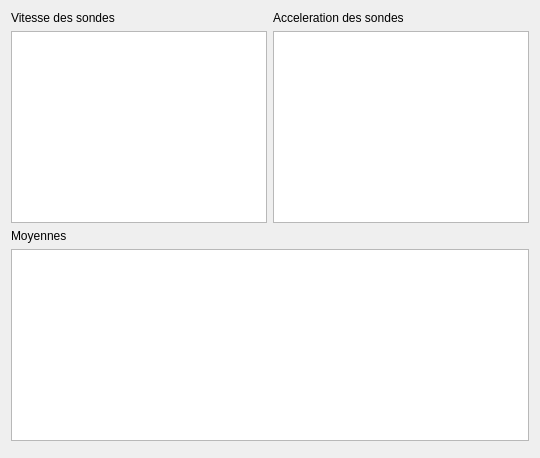
      <widget class="QWidget" name="tab_6">
       <attribute name="title">
        <string>Regime etabli</string>
       </attribute>
       <layout class="QVBoxLayout" name="verticalLayout_24">
        <item>
         <layout class="QVBoxLayout" name="verticalLayout_23">
          <item>
           <layout class="QHBoxLayout" name="horizontalLayout_3">
            <item>
             <layout class="QVBoxLayout" name="verticalLayout_19">
              <item>
               <widget class="QLabel" name="label_41">
                <property name="text">
                 <string>Vitesse des sondes</string>
                </property>
               </widget>
              </item>
              <item>
               <widget class="Tableview_donnees_fichier" name="tableView_vitesse">
                <property name="sizePolicy">
                 <sizepolicy hsizetype="Expanding" vsizetype="Minimum">
                  <horstretch>0</horstretch>
                  <verstretch>0</verstretch>
                 </sizepolicy>
                </property>
               </widget>
              </item>
             </layout>
            </item>
            <item>
             <layout class="QVBoxLayout" name="verticalLayout_20">
              <item>
               <widget class="QLabel" name="label_42">
                <property name="text">
                 <string>Acceleration des sondes</string>
                </property>
               </widget>
              </item>
              <item>
               <widget class="Tableview_donnees_fichier" name="tableView_acceleration">
                <property name="sizePolicy">
                 <sizepolicy hsizetype="Expanding" vsizetype="Minimum">
                  <horstretch>0</horstretch>
                  <verstretch>0</verstretch>
                 </sizepolicy>
                </property>
               </widget>
              </item>
             </layout>
            </item>
           </layout>
          </item>
          <item>
           <layout class="QVBoxLayout" name="verticalLayout_22">
            <item>
             <widget class="QLabel" name="label_43">
              <property name="sizePolicy">
               <sizepolicy hsizetype="Preferred" vsizetype="Fixed">
                <horstretch>0</horstretch>
                <verstretch>0</verstretch>
               </sizepolicy>
              </property>
              <property name="text">
               <string>Moyennes</string>
              </property>
             </widget>
            </item>
            <item>
             <widget class="Tableview_donnees_fichier" name="tableView_moyenne_vitesse_acceleration">
              <property name="sizePolicy">
               <sizepolicy hsizetype="Minimum" vsizetype="Minimum">
                <horstretch>0</horstretch>
                <verstretch>0</verstretch>
               </sizepolicy>
              </property>
             </widget>
            </item>
           </layout>
          </item>
         </layout>
        </item>
        <item>
         <layout class="QHBoxLayout" name="horizontalLayout_10">
          <item>
           <widget class="matplotlibWidget" name="graph_vitesse" native="true">
            <property name="sizePolicy">
             <sizepolicy hsizetype="Preferred" vsizetype="Ignored">
              <horstretch>0</horstretch>
              <verstretch>0</verstretch>
             </sizepolicy>
            </property>
           </widget>
          </item>
          <item>
           <widget class="matplotlibWidget" name="graph_acceleration" native="true">
            <property name="sizePolicy">
             <sizepolicy hsizetype="Preferred" vsizetype="Ignored">
              <horstretch>0</horstretch>
              <verstretch>0</verstretch>
             </sizepolicy>
            </property>
           </widget>
          </item>
         </layout>
        </item>
       </layout>
      </widget>
